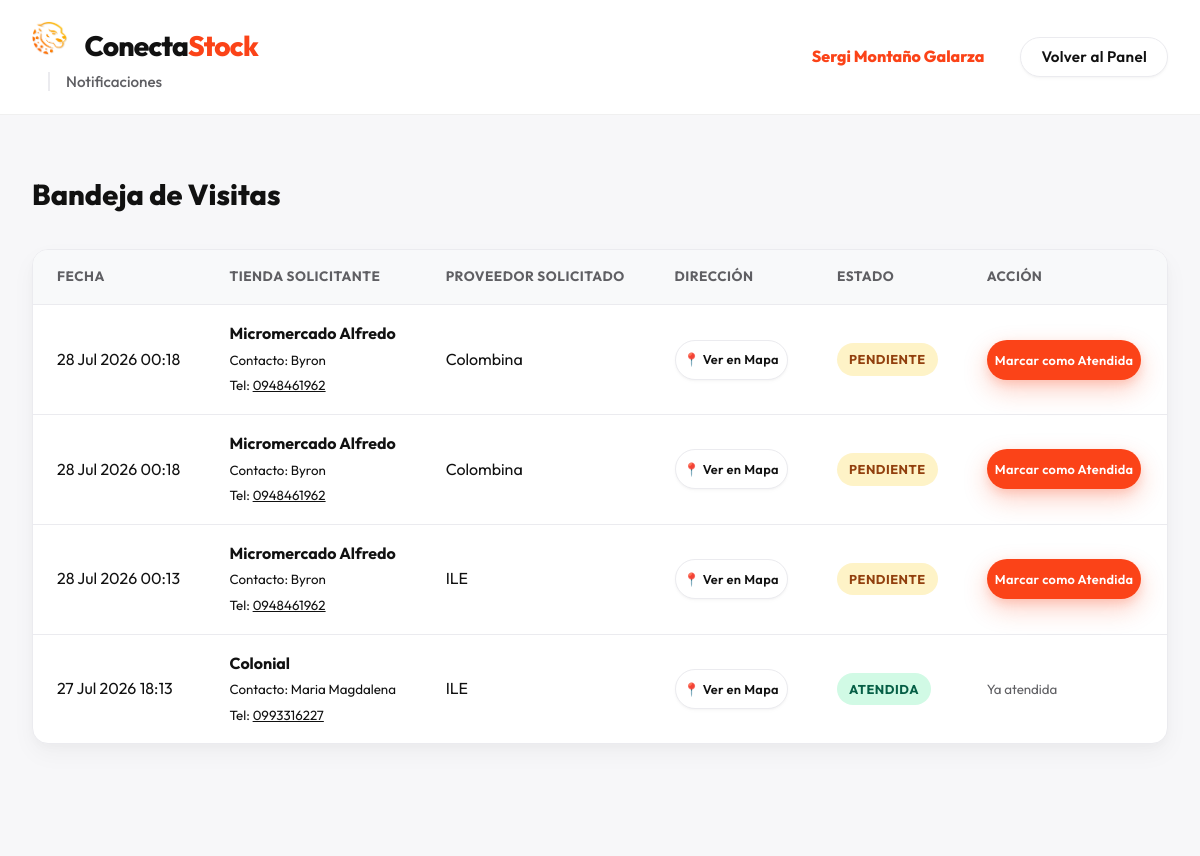
The page /dashboard/vendedor/notificaciones/ (signed in) on the database as committed earlier.
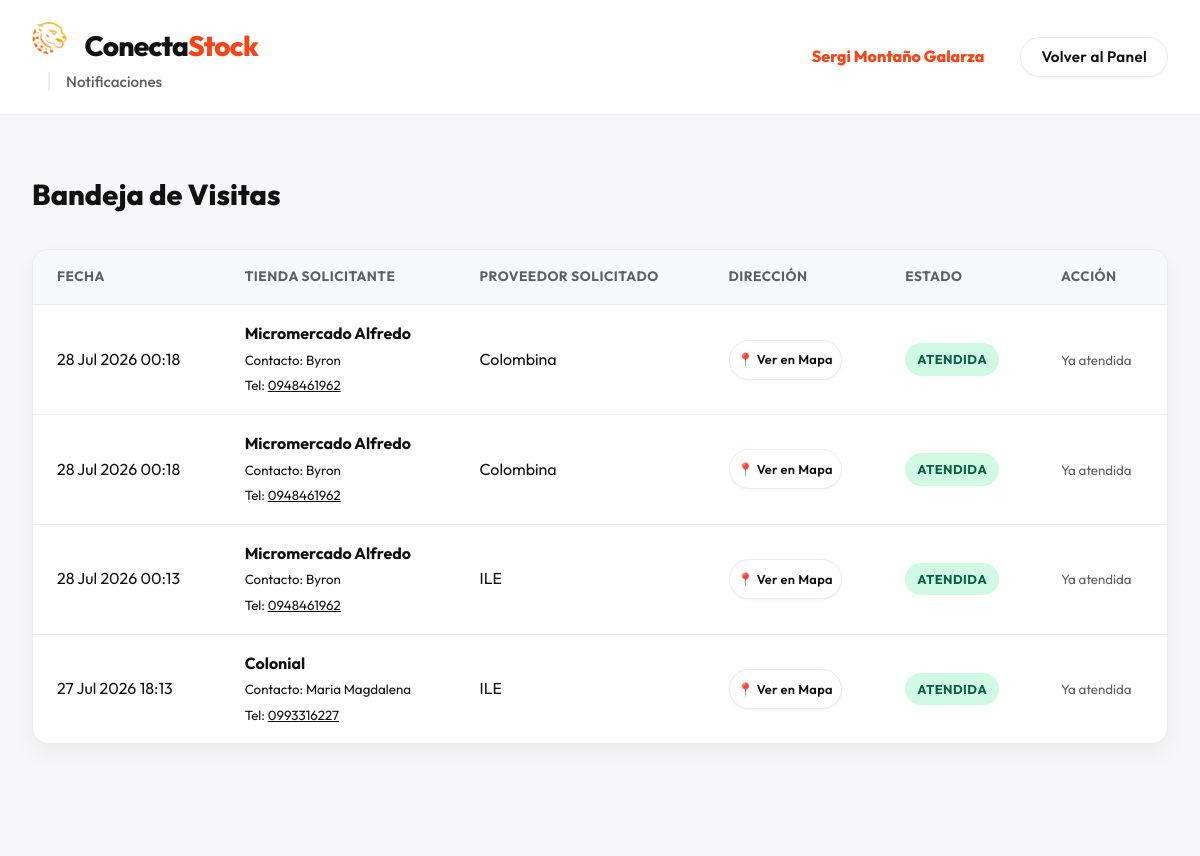
The same page on the database as committed later.
### aplicacion/models.py (models this page shows, shortened)
class Vendedor(models.Model):
    SECTOR_CHOICES = (
        ('Norte', 'Norte'),
        ('Sur', 'Sur'),
        ('Este', 'Este'),
        ('Oeste', 'Oeste'),
    )
    usuario = models.OneToOneField(User, on_delete=models.CASCADE, related_name='perfil_vendedor')
    cedula = models.CharField(max_length=10, unique=True)
    ruc_rice = models.CharField(max_length=13, blank=True, null=True)
    nombre = models.CharField(max_length=50)
    apellido = models.CharField(max_length=50)
    correo = models.EmailField()
    telefono = models.CharField(max_length=15)
    ciudad = models.CharField(max_length=50)
    sector = models.CharField(max_length=20, choices=SECTOR_CHOICES)

class SolicitudVisita(models.Model):
    ESTADO_CHOICES = (
        ('Pendiente', 'Pendiente'),
        ('Atendida', 'Atendida'),
    )
    tienda = models.ForeignKey(Tienda, on_delete=models.CASCADE, related_name='solicitudes_visita')
    vendedor = models.ForeignKey(Vendedor, on_delete=models.CASCADE, related_name='notificaciones_visita')
    proveedor = models.ForeignKey(Proveedor, on_delete=models.CASCADE, null=True, blank=True)
    fecha_solicitud = models.DateTimeField(auto_now_add=True)
    estado = models.CharField(max_length=20, choices=ESTADO_CHOICES, default='Pendiente')

class Tienda(models.Model):
    usuario = models.OneToOneField(User, on_delete=models.CASCADE, related_name='perfil_tienda')
    cedula = models.CharField(max_length=10)
    ruc_rice = models.CharField(max_length=13, blank=True, null=True)
    nombre_tienda = models.CharField(max_length=100)
    nombre_propietario = models.CharField(max_length=50)
    apellido_propietario = models.CharField(max_length=50)
    telefono = models.CharField(max_length=15)
    correo = models.EmailField()
    ubicacion_lat = models.FloatField()
    ubicacion_lng = models.FloatField()

class Proveedor(models.Model):
    TIPO_CHOICES = (
        ('Mayorista', 'Mayorista'),
        ('Minorista', 'Minorista'),
    )
    usuario = models.OneToOneField(User, on_delete=models.CASCADE, related_name='perfil_proveedor')
    nombre_empresa = models.CharField(max_length=100)
    ruc = models.CharField(max_length=13, unique=True)
    nombre_propietario = models.CharField(max_length=50)
    apellido_propietario = models.CharField(max_length=50)
    correo = models.EmailField()
    tipo = models.CharField(max_length=20, choices=TIPO_CHOICES)
    descripcion = models.TextField()
    logo = models.ImageField(upload_to='logos_proveedores/', null=True, blank=True)
    es_verificado = models.BooleanField(default=False)
    acepta_solicitudes = models.BooleanField(default=True)

### aplicacion/views.py (the view)
# urls.py: path('dashboard/vendedor/notificaciones/', views.notificaciones_vendedor, name='notificaciones_vendedor'),
@login_required
def notificaciones_vendedor(request):
    if not hasattr(request.user, 'perfil_vendedor'):
        return redirect('index')
    vendedor = request.user.perfil_vendedor
    notificaciones = vendedor.notificaciones_visita.order_by('-fecha_solicitud')
    return render(request, 'notificaciones_vendedor.html', {'notificaciones': notificaciones, 'vendedor': vendedor})

### aplicacion/templates/notificaciones_vendedor.html (shortened to what this page needs)
{% load static %}
{% load l10n %}
<!DOCTYPE html>
<html lang="es">
<head>
    <link rel="stylesheet" href="{% static 'css/style.css' %}">
</head>
<body>
    <header class="b2b-header">
        <div class="container header-layout">
            <div class="logo-area">
                <strong class="brand-logo" style="display: flex; align-items: center;">
    <a href="{% url 'dashboard_vendedor' %}" class="text-decoration-none text-inherit">
        <img src="{% static 'images/iso_1.png' %}" alt="Logo" style="height: 36px; margin-right: 12px; border-radius: 4px;">
        Conecta<span class="color-accent">Stock</span>
    </a>
</strong>
                <span class="header-badge">Notificaciones</span>
            </div>
            <nav aria-label="Navegación principal">
                <ul class="nav-links">
                    <li><strong class="text-primary">{{ vendedor.nombre }} {{ vendedor.apellido }}</strong></li>
                    <li><a href="{% url 'dashboard_vendedor' %}" class="btn btn-secondary btn-sm">Volver al Panel</a>
                    </li>
                </ul>
            </nav>
        </div>
    </header>
    <main class="dashboard-main">
        <section class="container dashboard-section">
            <div class="flex-between mb-lg">
                <h1 class="font-1-8rem">Bandeja de Visitas</h1>
            </div>
            <div class="table-responsive">
                <table class="data-table">
                    <thead>
                        <tr>
                            <th>Fecha</th>
                            <th>Tienda Solicitante</th>
                            <th>Proveedor Solicitado</th>
                            <th>Dirección</th>
                            <th>Estado</th>
                            <th>Acción</th>
                        </tr>
                    </thead>
                    <tbody>
                        {% for notificacion in notificaciones %}
                        <tr>
                            <td>{{ notificacion.fecha_solicitud|date:"d M Y H:i" }}</td>
                            <td><strong>{{ notificacion.tienda.nombre_tienda }}</strong><br><small>Contacto: {{ notificacion.tienda.nombre_propietario }}<br>Tel: <a href="tel:{{ notificacion.tienda.telefono }}" style="color: inherit; text-decoration: underline;">{{ notificacion.tienda.telefono }}</a></small></td>
                            <td>{{ notificacion.proveedor.nombre_empresa|default:"N/A" }}</td>
                            <td>
                                <a href="https://www.google.com/maps?q={{ notificacion.tienda.ubicacion_lat|unlocalize }},{{ notificacion.tienda.ubicacion_lng|unlocalize }}" target="_blank" class="btn btn-secondary btn-sm" style="font-size: 0.8rem; padding: 4px 8px;">📍 Ver en Mapa</a>
                            </td>
                            <td>
                                {% if notificacion.estado == 'Pendiente' %}
                                <span class="badge badge-pending">Pendiente</span>
                                {% else %}
                                <span class="badge badge-success">Atendida</span>
                                {% endif %}
                            </td>
                            <td>
                                {% if notificacion.estado == 'Pendiente' %}
                                <form action="{% url 'atender_solicitud_visita' notificacion.id %}" method="post" style="margin: 0;">
                                    <button type="submit" class="btn btn-primary btn-sm" style="font-size: 0.8rem; padding: 4px 8px;">Marcar como Atendida</button>
                                </form>
                                {% else %}
                                <span class="text-muted"><small>Ya atendida</small></span>
                                {% endif %}
                            </td>
                        </tr>
                        {% empty %}
                        <tr>
                            <td colspan="6" class="text-center-empty">
                                No tienes notificaciones ni solicitudes de visita nuevas.
                            </td>
                        </tr>
                        {% endfor %}
                    </tbody>
                </table>
            </div>
        </section>
    </main>
</body>
</html>

### aplicacion/static/css/style.css (style rules this page uses)
:root { --primary-color: #FB4318; --primary-hover: #E3350F; --primary-glow: rgba(251, 67, 24, 0.15); --secondary-color: #FFC22F; --text-link: #C43312; --branch-warm-bg: #FDFBF8; --branch-surface: #FFFFFF; --bg-dashboard: #F7F7F9; --text-main: #111111; --text-muted: #5F5F63; --border-light: #EBEBEF; --shadow-sm: 0 2px 4px rgba(0, 0, 0, 0.02), 0 1px 2px rgba(0, 0, 0, 0.03); --shadow-md: 0 10px 24px rgba(0, 0, 0, 0.04), 0 4px 8px rgba(0, 0, 0, 0.02); --shadow-lg: 0 20px 40px rgba(0, 0, 0, 0.06), 0 8px 16px rgba(0, 0, 0, 0.03); --shadow-primary: 0 10px 24px rgba(251, 67, 24, 0.25), 0 4px 8px rgba(251, 67, 24, 0.15); --border-radius-sm: 8px; --border-radius-md: 16px; --border-radius-lg: 24px; --font-family: 'Outfit', -apple-system, BlinkMacSystemFont, "Segoe UI", Roboto, sans-serif; --transition-smooth: all 0.4s cubic-bezier(0.16, 1, 0.3, 1); --transition-fast: all 0.2s ease-in-out; --space-sm: 8px; --space-md: 16px; --space-lg: 32px; --space-xl: 56px; --space-xxl: 112px; --min-touch-target: 48px; }
* { box-sizing: border-box; margin: 0; padding: 0; }
body { font-family: var(--font-family); background-color: var(--branch-surface); color: var(--text-main); line-height: 1.6; font-size: 16px; -webkit-font-smoothing: antialiased; -moz-osx-font-smoothing: grayscale; }
.container { max-width: 1240px; margin: 0 auto; padding: 0 var(--space-lg); }
a { color: var(--text-main); text-decoration: none; transition: var(--transition-fast); }
.btn { font-family: var(--font-family); font-weight: 600; border-radius: 40px; border: none; cursor: pointer; display: inline-flex; align-items: center; justify-content: center; transition: var(--transition-smooth); min-height: var(--min-touch-target); padding: 0 28px; letter-spacing: 0.3px; text-decoration: none; }
.btn-sm { min-height: 40px; padding: 0 20px; font-size: 0.95rem; }
.btn-secondary { background-color: #ffffff; color: var(--text-main) !important; border: 1px solid var(--border-light); box-shadow: var(--shadow-sm); }
.b2b-header { background: rgba(255, 255, 255, 0.85); backdrop-filter: blur(20px) saturate(180%); -webkit-backdrop-filter: blur(20px) saturate(180%); padding: 20px 0; position: sticky; top: 0; z-index: 100; border-bottom: 1px solid rgba(0, 0, 0, 0.06); }
.header-layout { display: flex; justify-content: space-between; align-items: center; }
.brand-logo { font-size: 1.75rem; letter-spacing: -0.8px; font-weight: 800; color: var(--text-main); }
.color-accent { color: var(--primary-color); }
.nav-links { list-style: none; display: flex; gap: 36px; align-items: center; }
.dashboard-main { background-color: var(--bg-dashboard); min-height: calc(100vh - 140px); padding-bottom: var(--space-xxl); }
.dashboard-section { padding-top: var(--space-xl); }
.header-badge { margin-left: 16px; padding-left: 16px; border-left: 2px solid var(--border-light); color: var(--text-muted); font-size: 0.95rem; font-weight: 500; }
.table-responsive { overflow-x: auto; margin-top: var(--space-lg); background: var(--branch-surface); border-radius: var(--border-radius-md); box-shadow: var(--shadow-md); border: 1px solid var(--border-light); }
.data-table { width: 100%; border-collapse: separate; border-spacing: 0; }
.data-table th, .data-table td { padding: 16px 24px; text-align: left; border-bottom: 1px solid var(--border-light); }
.data-table th { background-color: #F8F9FA; font-weight: 700; color: var(--text-muted); font-size: 0.85rem; text-transform: uppercase; letter-spacing: 0.5px; }
.data-table tr:last-child td { border-bottom: none; }
.data-table tr { transition: background-color 0.2s; }
.badge { display: inline-flex; align-items: center; padding: 6px 12px; border-radius: 20px; font-size: 0.8rem; font-weight: 700; text-transform: uppercase; letter-spacing: 0.5px; }
.badge-success { background-color: #D1FAE5; color: #065F46; }
.font-1-8rem { font-size: 1.8rem; font-weight: 800; }
.text-muted { color: var(--text-muted); }
.text-primary { color: var(--primary-color); font-weight: 800; }
.flex-between { display: flex; justify-content: space-between; align-items: center; }
.mb-lg { margin-bottom: var(--space-lg); }

Rows that differ between the two databases and show on the page:
changed SolicitudVisita (number 1 of 4 on the later page): estado "PENDIENTE Marcar como Atendida" → "ATENDIDA Ya atendida"
changed SolicitudVisita (number 2 of 4 on the later page): estado "PENDIENTE Marcar como Atendida" → "ATENDIDA Ya atendida"
changed SolicitudVisita "28 Jul 2026 00:13": estado "PENDIENTE Marcar como Atendida" → "ATENDIDA Ya atendida"
